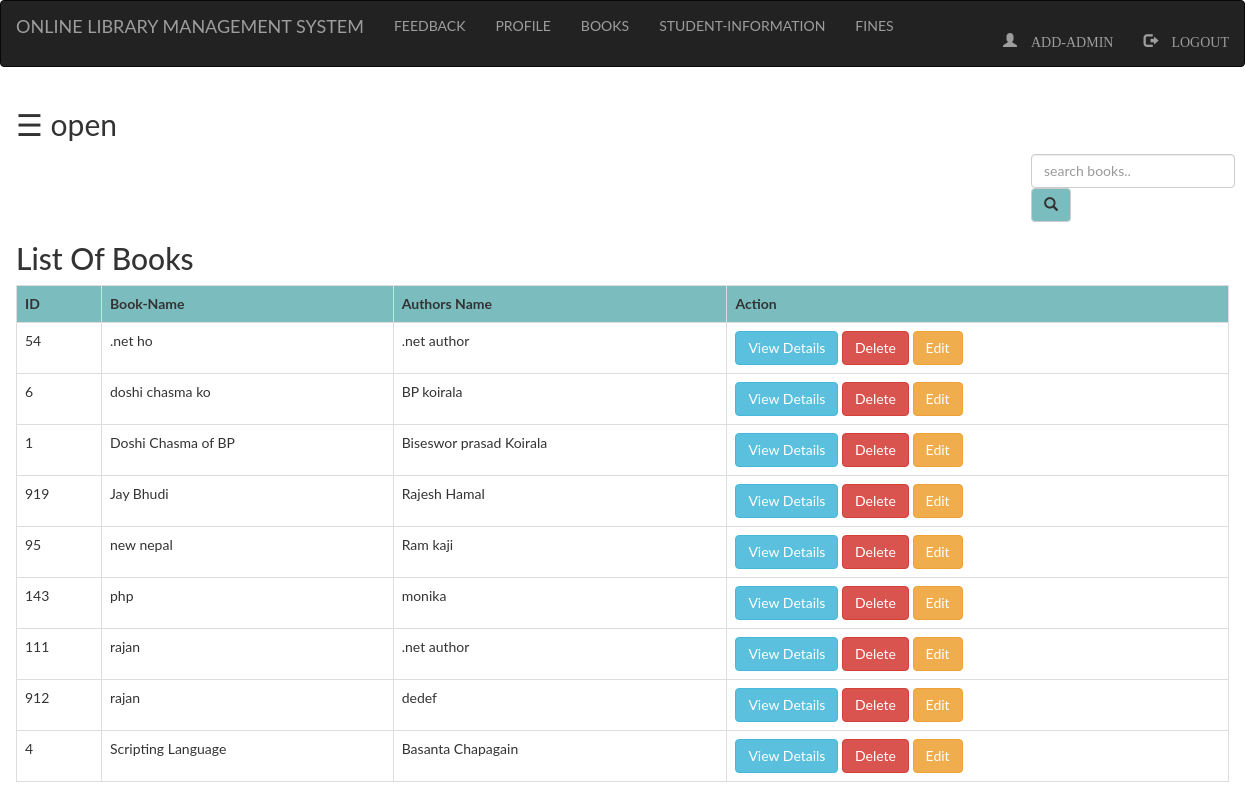
Page /admin/books.php (signed in) on the committed database.
### tables this page shows
CREATE TABLE IF NOT EXISTS `books` (
  `bid` int(100) NOT NULL,
  `name` varchar(100) NOT NULL,
  `authors` varchar(100) NOT NULL,
  `edition` varchar(100) NOT NULL,
  `status` tinyint(4) NOT NULL,
  `quantity` int(100) NOT NULL,
  `DepartmentID` int(100) DEFAULT NULL,
  PRIMARY KEY (`bid`),
  UNIQUE KEY `bid` (`bid`),
  KEY `DepartmentID` (`DepartmentID`)
);

### admin/books.php (the view, shortened to what this page needs)
<?php
  include "connection.php";
  include "navbar.php";
?>
<!DOCTYPE html>
<html>
<head>
</head>
<body>
<div id="main">
  <span style="font-size:30px;cursor:pointer" onclick="openNav()">&#9776; open</span>
	<div class="srch">
		<form class="navbar-form" method="post" name="form1">
				<input class="form-control" type="text" name="search" placeholder="search books.." required="">
				<button style="background-color: #6db6b9e6;" type="submit" name="submit" class="btn btn-default">
					<span class="glyphicon glyphicon-search"></span>
				</button>
		</form>
	</div>
	<h2>List Of Books</h2>
	<?php
		if(isset($_POST['submit']))
		{
			$q=mysqli_query($db,"SELECT * from books where name like '%$_POST[search]%' ");
			if(mysqli_num_rows($q)==0)
			{
				echo "Sorry! No book found. Try searching again.";
			}
			else
			{ ?>
			<table class='table table-bordered table-hover'>
			<tr style='background-color: #6db6b9e6;'>
				<th>ID</th>
				<th>Book-Name</th>
				<th>Authors Name</th>
				<th> Action</th>
			</tr>
			<?php
			while($row=mysqli_fetch_assoc($q)){
				?>
				<tr>
				<td> <?php echo $row['bid']; ?></td>
				<td> <?php echo $row['name']; ?></td>
				<td> <?php echo $row['authors']; ?></td>
				<td>
				<a class="btn btn-info" href="view_books.php?bid=<?php echo $row['bid'] ?>">View Details</a>
	 			<a class="btn btn-danger" onclick="return confirm ('are you sure to delete?')" href="delete_book.php?bid=<?php echo $row['bid'] ?>">Delete</a>
	 			<a class="btn btn-warning"  href="edit_book.php?bid=<?php echo $row['bid'] ?>">Edit</a>
				</td>
				</td>
				</tr>
				<?php } ?>
		</table>
		<?php }
	}
		else
		{
			$res=mysqli_query($db,"SELECT * FROM `books` ORDER BY `books`.`name` ASC;");
		?>
		<table class='table table-bordered table-hover' >
			<tr style='background-color: #6db6b9e6;'>
				<th>ID</th>
				<th>Book-Name</th>
				<th>Authors Name</th>
				<th>Action</th>
			</tr>
			<?php
			while($row=mysqli_fetch_assoc($res))
			{
			?>
				<tr>
				<td> <?php echo $row['bid']; ?></td>
				<td> <?php echo $row['name']; ?></td>
				<td><?php echo $row['authors']; ?></td>
				<td>
				<a class="btn btn-info" href="view_books.php?bid=<?php echo $row['bid'] ?>">View Details</a>
	 			<a class="btn btn-danger" onclick="return confirm ('are you sure to delete?')" href="delete_book.php?bid=<?php echo $row['bid'] ?>">Delete</a>
	 			<a class="btn btn-warning"  href="edit_book.php?bid=<?php echo $row['bid'] ?>">Edit</a>
				</td>
				</tr>
			<?php } ?>
		</table>
	<?php } ?>
</div>
</body>
</html>

### admin/style.css (style rules this page uses)
input { height: 25px; width: 300px; }

### admin/books.php (style rules this page uses)
.srch { padding-left: 1000px; }
body { font-family: "Lato", sans-serif; transition: background-color .5s; }
#main { transition: margin-left .5s; padding: 16px; }

### rows in the picture
books: bid "54", name ".net ho", authors ".net author"
books: bid "6", name "doshi chasma ko", authors "BP koirala"
books: bid "1", name "Doshi Chasma of BP", authors "Biseswor prasad Koirala"
books: bid "919", name "Jay Bhudi", authors "Rajesh Hamal"
books: bid "95", name "new nepal", authors "Ram kaji"
books: bid "143", name "php", authors "monika"
books: bid "111", name "rajan", authors ".net author"
books: bid "912", name "rajan", authors "dedef"
books: bid "4", name "Scripting Language", authors "Basanta Chapagain"
